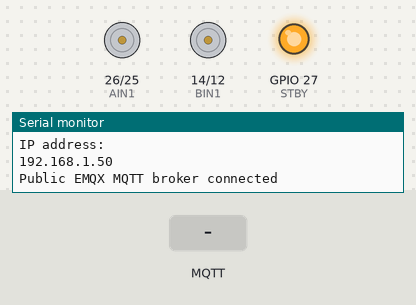
Bench run of a sketch on a simulated ESP32. On the bench: motor-driver pin pairs drawn as motors (green arrow = first pin HIGH = forward, orange = second pin HIGH = backward, longer = more drive, scaled by the enable pin, stopped while the standby pin is LOW), output pins drawn as LEDs (lit = HIGH), the last lines printed to the serial monitor. The inputs (shaded band) are chosen by the test bench. WiFi joins after 1.5 s; servers stay silent unless stated; no MQTT or app messages arrive unless stated.

Above: at 2.7 s.
2.8 s: MQTT message "0" arrives on the first subscribed topic
At 3.9 s:
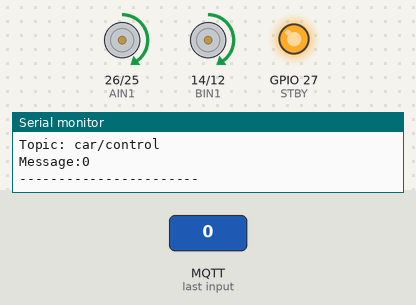
4.3 s: MQTT message "5" arrives on the first subscribed topic
At 5.0 s:
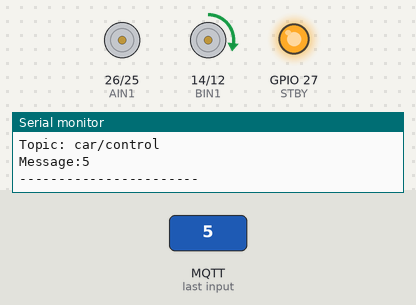
5.8 s: MQTT message "1" arrives on the first subscribed topic
At 6.1 s:
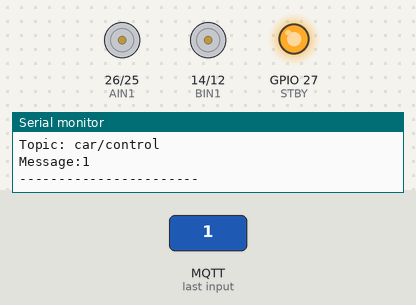
Timing chart, 0 to 8.8 s (numbered marks = the images above; inputs shaded):
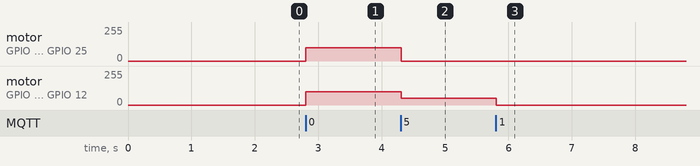

The sketch:

club_imu_car_control.ino
```cpp
#include <WiFi.h>
#include <PubSubClient.h>
#include "config.h"

// TB6612FNG
#define PWMA 33
#define AIN1 26
#define AIN2 25

#define PWMB 13
#define BIN1 14
#define BIN2 12

#define STBY 27

// MQTT Server
WiFiClient espClient;
PubSubClient client(espClient);

unsigned long lastPublish = 0;
const unsigned long publishInterval = 1000;

int roll = 0;
int pitch = 0;

int right = 0;
int left = 0;
int velocity = 100;

int lastPitch = 0;
int rollVariance = 3;
int velocityDecay = 20;
int stopDecay = 50;

void setup() {
  Serial.begin(115200);

  // Wifi setup
  WiFi.begin(WIFI_SSID, WIFI_PASSWORD);

  while (WiFi.status() != WL_CONNECTED) {
    delay(500);
    Serial.println(".");
  }

  Serial.println("");
  Serial.println("WiFi connected");
  Serial.println("IP address: ");
  Serial.println(WiFi.localIP());

  // MQTT setup
  client.setServer(MQTT_SERVER_IP, MQTT_SERVER_PORT);
  client.setCallback(callback);

  while (!client.connected()) {
    if (client.connect(MQTT_CLIENT_ID, MQTT_USERNAME, MQTT_PASSWORD)) {
      Serial.println("Public EMQX MQTT broker connected");
    } else {
      Serial.println("Connection failed with state ");
      Serial.print(client.state());
      delay(2000);
    }
  }

  client.publish(MQTT_CAR_CONTROL_TOPIC, "ESP32 Car - Connected");
  client.subscribe(MQTT_CAR_CONTROL_TOPIC);

  // Motor driver setup
  pinMode(PWMA, OUTPUT);
  pinMode(AIN1, OUTPUT);
  pinMode(AIN2, OUTPUT);
  pinMode(PWMB, OUTPUT);
  pinMode(BIN1, OUTPUT);
  pinMode(BIN2, OUTPUT);
  pinMode(STBY, OUTPUT);

  digitalWrite(STBY, HIGH);
}

void loop() {
  client.loop();

  // Control motors
  digitalWrite(AIN1, 1);
  digitalWrite(AIN2, 0);
  digitalWrite(BIN1, 1);
  digitalWrite(BIN2, 0);

  analogWrite(PWMA, velocity * right);
  analogWrite(PWMB, velocity * left);
}

void rotateMotor(int roll, int pitch) {
  Serial.print("rotateMotor(");
  Serial.print(roll);
  Serial.print(", ");
  Serial.print(pitch);
  Serial.println(")");
  Serial.println("Values:");
  Serial.print("Right: ");
  Serial.print(right);
  Serial.print(", ");
  Serial.print("Left: ");
  Serial.print(left);
  Serial.print(", ");
  Serial.print("Velocity: ");
  Serial.println(velocity);

  if (pitch <= 1) {
    // Start the motor from max velocity
    if (lastPitch > 1) {
      velocity = 200;
    }
  } else {
    right = 1;
    left = 1;
    if (velocity - stopDecay >= 0) {
      velocity -= stopDecay;
    }
  }

  lastPitch = pitch;

  if (velocity - velocityDecay >= 100) {
    velocity -= velocityDecay;
  }

  if (roll < -rollVariance) {
    right = 1;
    left = 0;
  } else if (roll > rollVariance) {
    right = 0;
    left = 1;
  } else right = left = 1;
}

void parseRollPitch(const char *msg, int &roll, int &pitch) {
  char buffer[32];
  strncpy(buffer, msg, sizeof(buffer));
  buffer[sizeof(buffer) - 1] = '\0';

  char *token = strtok(buffer, ";");
  if (token != NULL) {
    roll = atoi(token);
    token = strtok(NULL, ";");
    if (token != NULL) {
      pitch = atoi(token);
    }
  }

  rotateMotor(roll, pitch);
}


void callback(char *topic, byte *payload, unsigned int length) {
  if (strcmp(topic, MQTT_CAR_CONTROL_TOPIC) == 0) {
    char msg[10];
    memcpy(msg, payload, length);
    msg[length] = '\0';

    int roll, pitch;
    parseRollPitch(msg, roll, pitch);
  }

  Serial.println("Ping: Car");
  Serial.print("Topic: ");
  Serial.println(topic);
  Serial.print("Message:");
  for (int i = 0; i < length; i++) {
    Serial.print((char)payload[i]);
  }
  Serial.println();
  Serial.println("-----------------------");
}
```

config.h
```cpp
#define DEBUG_ENABLED true
#define FLASH_BUILTIN_LED true
#define READING_DELAY 8000 // reading delay in milliseconds

// Wifi: SSID and password
const char* WIFI_SSID = "";
const char* WIFI_PASSWORD = "";

// MQTT: ID, server IP, port, username and password
const char* MQTT_CLIENT_ID = ""; // should be unique
const char* MQTT_SERVER_IP = ""; // IP of the MQTT broker
const uint16_t MQTT_SERVER_PORT = 1883; // default MQTT port
const char* MQTT_USERNAME = "";
const char* MQTT_PASSWORD = "";
const char* MQTT_CAR_CONTROL_TOPIC = "car/control";

// Note for directions:
// pitch < 0 -> go down
// pitch > 0 -> go up
// roll < 0 -> right
// roll > 0 -> left
```

Measured:
- after the input at 2.8 s, motor on GPIO 26 (AIN1) / GPIO 25 (AIN2), motor on GPIO 14 (BIN1) / GPIO 12 (BIN2): stopped → forward 100/255 at once
- after the input at 4.3 s, motor on GPIO 26 (AIN1) / GPIO 25 (AIN2): forward 100/255 → stopped at once; motor on GPIO 14 (BIN1) / GPIO 12 (BIN2): forward 100/255 → forward 50/255 at once
- after the input at 5.8 s, motor on GPIO 14 (BIN1) / GPIO 12 (BIN2): forward 50/255 → stopped at once
